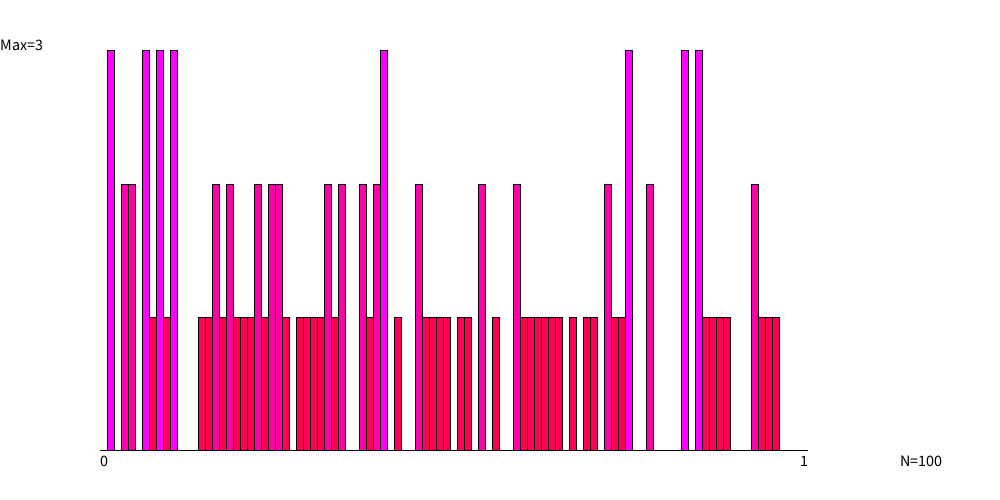
Frame 1 (no input)
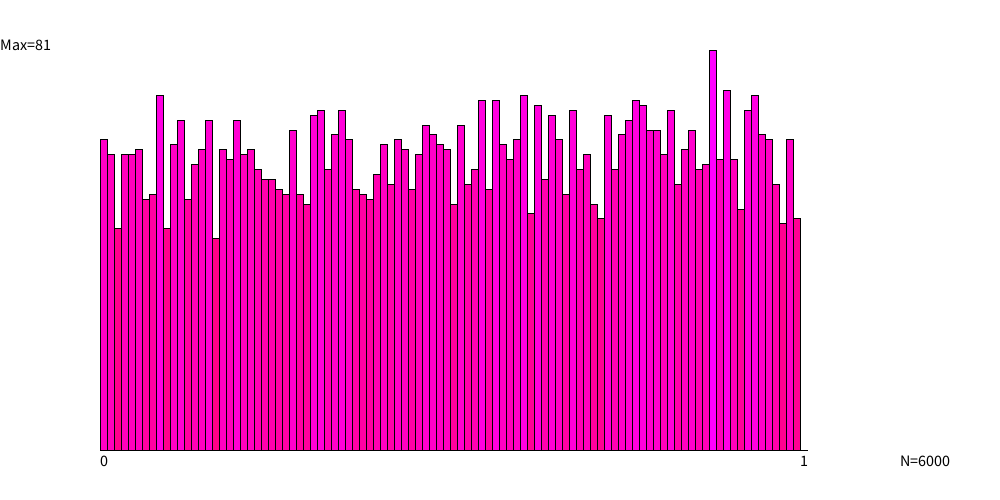
Frame 60 (the mouse pressed at the canvas centre just before this capture)
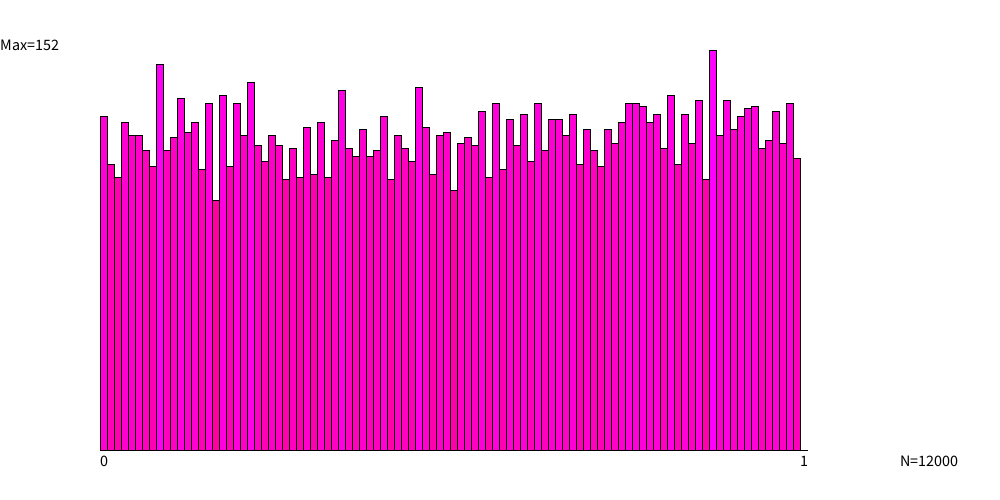
Frame 120 (the mouse held since frame 60 and released just before this capture)

The Processing sketch that drew these frames (run headless with seeded random() and noise(); from frame 60 on, the mouse is pressed at the canvas centre):

// Processing sketch: randoms
// ── randoms.pde
//Program dop testowania różnych sposobów losowania
//////////////////////////////////////////////////////////////////////////////////////////////////////////////
// https://en.wikipedia.org/wiki/Normal_distribution#Generating_values_from_normal_distribution
//////////////////////////////////////////////////////////////////////////////////////////////////////////////

double MyRandom0()
{
  return random(0,1);//Random z Processingu
  //zamiast można wpisać inne generatory 
}

double x=0.333;
double MyRandom1()
{ //Iteracja logistyczna z chaotycznym R
  //chaos deterministyczny - słabe jako generator
  x=x*4*(1-x);
  return x;
}

long xl=123456789L;
double mianownik=(double)9223372036854775807L; // albo Long.MAX_VALUE;
//9,223,372,036,854,775,807 <--- max long 
double MyRandom2() //http://www.javamex.com/tutorials/random_numbers/xorshift.shtml#.WT6NEzekKXI
{
  //XOR SHIFT random generator
  xl ^= (xl << 21);
  xl ^= (xl >>> 35);
  xl ^= (xl << 4);
  return (Math.abs(xl)/mianownik);
}


double MyRandomM()
{
  //return random(0,1);
  //return Math.random();//Druga wersja - random z Javy
  //return Math.random()*Math.random();//Mnożenie 2 rozkladów 
  //return Math.random()*Math.random()*Math.random();//Mnożenie 3 rozkladów
  //return Math.random()*Math.random()*Math.random()*Math.random()*Math.random()*Math.random();//Mnożenie 6 rozkladów
  //return (Math.random()+Math.random())/2;//Dodanie 2
  //return (Math.random()+Math.random()+Math.random())/3;//Dodanie 3
  //return (Math.random()+Math.random()+Math.random()+Math.random()+Math.random()+Math.random())/6;//Dodawanie 6 rozkladów
  return (Math.random()+Math.random()+Math.random()+Math.random()+Math.random()+Math.random()+
          Math.random()+Math.random()+Math.random()+Math.random()+Math.random()+Math.random())/12;//Dodawanie 12 rozkladów
}

int NumOfBaskets=100;
int Basket[]=new int[NumOfBaskets+1];
int N=0; //Licznik losowań

//Do sensownej wizualizacji
int ReqFrames=10;//Ile ramek na sekundę chcemy
int NumOfProbesPerDraw=100;//Ile losowań w jednej ramce
int MaxBasket=100;//Do skalowania słypków. Początkowo coś musi być. 

void setup()
{
  size(1000,500);
  frameRate(ReqFrames);
  for(int i=0;i<=NumOfBaskets;i++)//Resetowanie koszyków
           Basket[i]=0;
}

void draw()
{
  //Trochę losowań
  for(int s=0;s<NumOfProbesPerDraw;s++)
  {
    double rndval=MyRandom0();//MyRandomM();//Powinno być w zakresie 0..1
    
    //Testowanie spełnienia założenia. W C++ byłoby może assert()
    if(rndval<0) { println("Niemożliwe!!! rndval=",rndval); continue;}
    if(rndval>1) { println("Coś skopane :-) rndval=",rndval); continue;}
    
    //Do którego to koszyka?
    int i=(int)(rndval*NumOfBaskets);
    if(i>NumOfBaskets)
        i=NumOfBaskets; //Zabezpieczenie
    
    Basket[i]++;    //Doliczenie
    N++;//https://www.facebook.com/ModelowanieProcesowSpolecznych/posts/1406909939488446
  }
  
  background(255);//Czyszczenie ekranu
  VisualiseBaskets();//Rysowanie histogramu
}

void VisualiseBaskets()//Rysowanie słupków
{
  MaxBasket=0;print('*');
  for(int i=0;i<=NumOfBaskets;i++)//Aktualizacja maksimum
  if(Basket[i]>MaxBasket)
        MaxBasket=Basket[i];
 
  int StartX=width/10;//10% po obu stronach okna zostawiamy 
  int StartY=height/10;
  int WidthH=StartX*8;//użytkowa szerokość histogramu
  int HeighH=StartY*8;//... i wysokość
  int StepX=WidthH/(NumOfBaskets+1);//Szerokość jednego słupka
  
  for(int i=0;i<=NumOfBaskets;i++)
  {
    fill(255,0,255*Basket[i]/MaxBasket);//Wizualizacja kolorem
    rect(StartX+i*StepX,StartY+HeighH,StepX,-(HeighH*Basket[i]/MaxBasket));
  }
  fill(0);
  textSize(16);
  text("Max="+MaxBasket,0,StartY);
  text("0",StartX,StartY+HeighH+16);
  text("1",StartX+NumOfBaskets*StepX,StartY+HeighH+16);
  text("N="+N,StartX+WidthH,StartY+HeighH+16);
}
